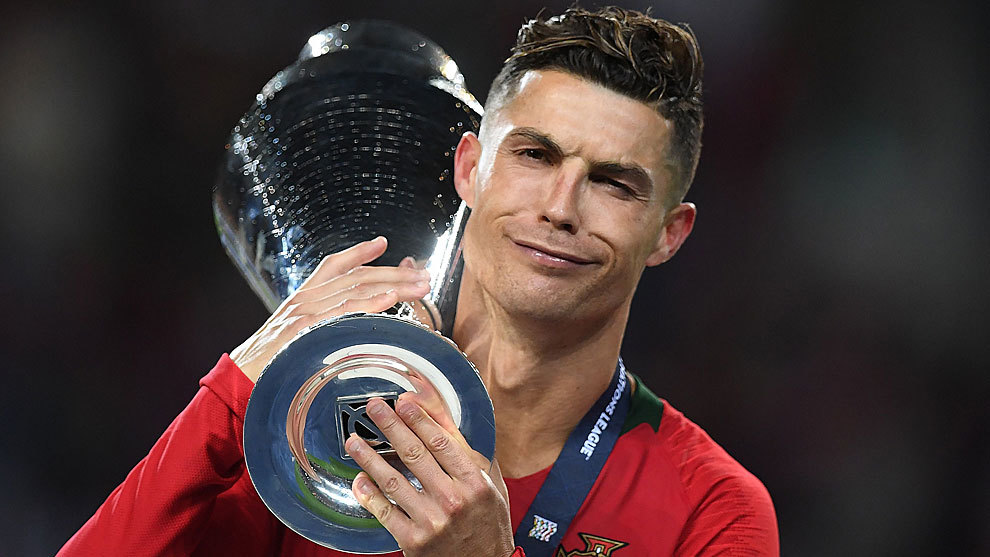
#> input picture images/nature.jpg, 990 x 557 px, found by its file name
$ python 'SMOOTHING FILTERS.py'
#> lines starting #> are read from the running program, lines starting #| are printed output that depends on the picture
import cv2
import matplotlib.pyplot as plt
import numpy as np

# Load the image
image1 = cv2.imread("nature.jpg")
#> image1 is the input picture: shape (557, 990, 3); mean B, G, R 55.3, 56.3, 74

# Convert the image to grayscale
image2 = cv2.cvtColor(image1, cv2.COLOR_BGR2GRAY)
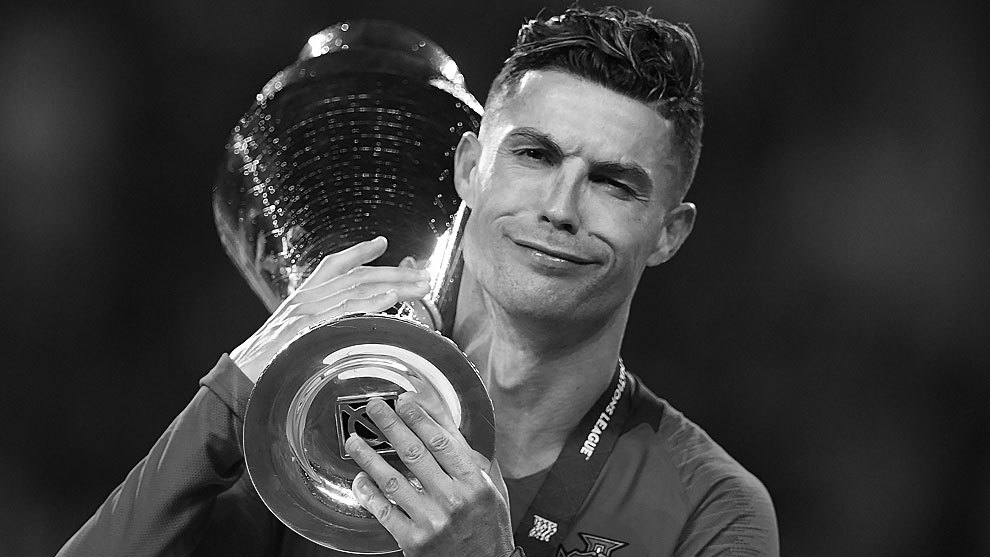
#> image2: shape (557, 990); min 0, max 255, mean 61.5

# Apply Gaussian blur with a kernel size of 5x5 and sigmaX (standard deviation) of 0 (calculated automatically)
gaussian_blur = cv2.GaussianBlur(image2, (5, 5), 0)

# Create the figure and subplots
plt.figure(figsize=(8, 8))

# Display the original image
plt.subplot(1, 2, 1)
plt.imshow(image2, cmap='gray')
plt.title("Original Image")
plt.axis("off")

# Display the Gaussian blurred image
plt.subplot(1, 2, 2)
plt.imshow(gaussian_blur, cmap='gray')
plt.title("Gaussian Blur")
plt.axis("off")

# Show the plot
plt.show()
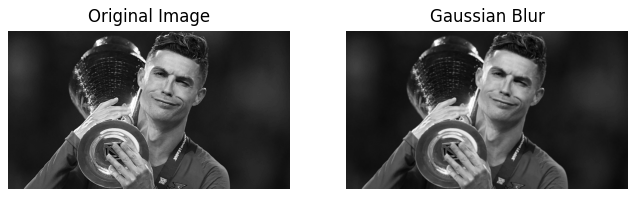
#> figure drawn by matplotlib, 2 panels

$ run again, with images/s2.png saved as images/nature.jpg
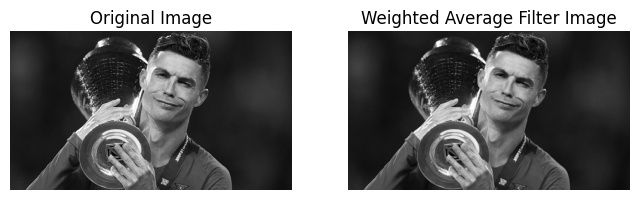
#> input picture images/s2.png, 639 x 200 px, found by its file name
#> image1 is the input picture: shape (200, 639, 3); min 0, max 255, mean 115.2
#> `gaussian_blur = cv2.GaussianBlur(image2, (5, 5), 0)`:
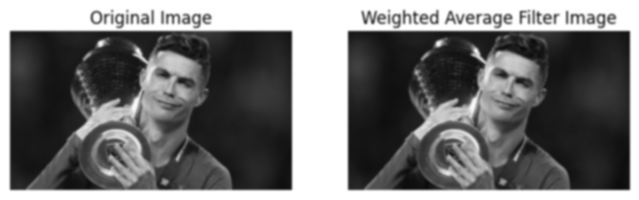
#> gaussian_blur: shape (200, 639); min 11, max 255, mean 115.2
#> `plt.show()`:
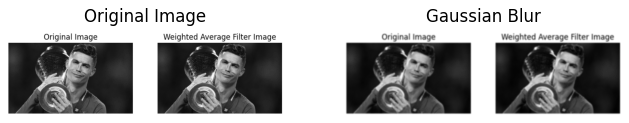
#> figure drawn by matplotlib, 2 panels
